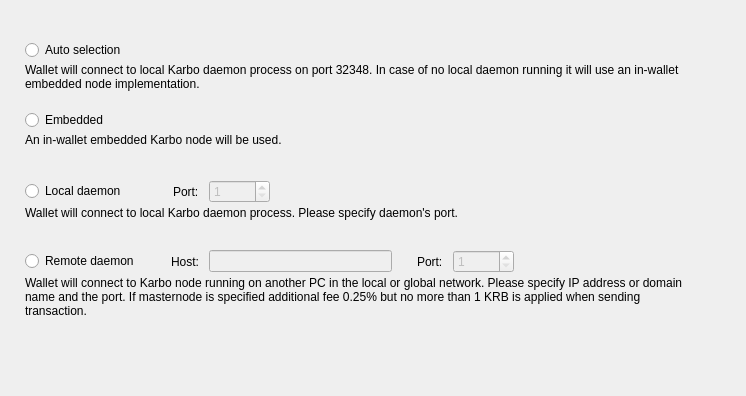
<?xml version="1.0" encoding="UTF-8"?>
<ui version="4.0">
 <class>ConnectionOptionsFrame</class>
 <widget class="QFrame" name="ConnectionOptionsFrame">
  <property name="geometry">
   <rect>
    <x>0</x>
    <y>0</y>
    <width>746</width>
    <height>396</height>
   </rect>
  </property>
  <property name="windowTitle">
   <string>Frame</string>
  </property>
  <property name="frameShape">
   <enum>QFrame::NoFrame</enum>
  </property>
  <property name="frameShadow">
   <enum>QFrame::Raised</enum>
  </property>
  <layout class="QVBoxLayout" name="verticalLayout_5">
   <property name="spacing">
    <number>0</number>
   </property>
   <property name="leftMargin">
    <number>25</number>
   </property>
   <property name="topMargin">
    <number>40</number>
   </property>
   <property name="rightMargin">
    <number>49</number>
   </property>
   <item>
    <widget class="QWidget" name="widget" native="true">
     <property name="sizePolicy">
      <sizepolicy hsizetype="Expanding" vsizetype="Expanding">
       <horstretch>0</horstretch>
       <verstretch>0</verstretch>
      </sizepolicy>
     </property>
     <property name="minimumSize">
      <size>
       <width>0</width>
       <height>70</height>
      </size>
     </property>
     <property name="maximumSize">
      <size>
       <width>16777215</width>
       <height>70</height>
      </size>
     </property>
     <layout class="QVBoxLayout" name="verticalLayout" stretch="0,1">
      <property name="spacing">
       <number>3</number>
      </property>
      <property name="leftMargin">
       <number>0</number>
      </property>
      <property name="topMargin">
       <number>0</number>
      </property>
      <property name="rightMargin">
       <number>0</number>
      </property>
      <property name="bottomMargin">
       <number>0</number>
      </property>
      <item>
       <widget class="QRadioButton" name="m_autoRadio">
        <property name="text">
         <string>Auto selection</string>
        </property>
        <attribute name="buttonGroup">
         <string notr="true">m_connectionButtonGroup</string>
        </attribute>
       </widget>
      </item>
      <item alignment="Qt::AlignTop">
       <widget class="WalletGui::WalletSmallGrayTextLabel" name="m_autoHelperLabel">
        <property name="sizePolicy">
         <sizepolicy hsizetype="Expanding" vsizetype="Expanding">
          <horstretch>0</horstretch>
          <verstretch>0</verstretch>
         </sizepolicy>
        </property>
        <property name="text">
         <string>Wallet will connect to local Karbo daemon process on port 32348. In case of no local daemon running it will use an in-wallet embedded node implementation.</string>
        </property>
        <property name="alignment">
         <set>Qt::AlignLeading|Qt::AlignLeft|Qt::AlignTop</set>
        </property>
        <property name="wordWrap">
         <bool>true</bool>
        </property>
        <property name="indent">
         <number>0</number>
        </property>
       </widget>
      </item>
     </layout>
    </widget>
   </item>
   <item>
    <widget class="QWidget" name="widget_2" native="true">
     <property name="sizePolicy">
      <sizepolicy hsizetype="Expanding" vsizetype="Expanding">
       <horstretch>0</horstretch>
       <verstretch>0</verstretch>
      </sizepolicy>
     </property>
     <property name="minimumSize">
      <size>
       <width>0</width>
       <height>70</height>
      </size>
     </property>
     <property name="maximumSize">
      <size>
       <width>16777215</width>
       <height>70</height>
      </size>
     </property>
     <layout class="QVBoxLayout" name="verticalLayout_2" stretch="0,1">
      <property name="spacing">
       <number>3</number>
      </property>
      <property name="leftMargin">
       <number>0</number>
      </property>
      <property name="topMargin">
       <number>0</number>
      </property>
      <property name="rightMargin">
       <number>0</number>
      </property>
      <property name="bottomMargin">
       <number>0</number>
      </property>
      <item>
       <widget class="QRadioButton" name="m_embeddedRadio">
        <property name="text">
         <string>Embedded</string>
        </property>
        <attribute name="buttonGroup">
         <string notr="true">m_connectionButtonGroup</string>
        </attribute>
       </widget>
      </item>
      <item alignment="Qt::AlignTop">
       <widget class="WalletGui::WalletSmallGrayTextLabel" name="m_embeddedHelperLabel">
        <property name="sizePolicy">
         <sizepolicy hsizetype="Expanding" vsizetype="Expanding">
          <horstretch>0</horstretch>
          <verstretch>0</verstretch>
         </sizepolicy>
        </property>
        <property name="text">
         <string>An in-wallet embedded Karbo node will be used.</string>
        </property>
        <property name="alignment">
         <set>Qt::AlignLeading|Qt::AlignLeft|Qt::AlignTop</set>
        </property>
        <property name="wordWrap">
         <bool>true</bool>
        </property>
        <property name="indent">
         <number>0</number>
        </property>
       </widget>
      </item>
     </layout>
    </widget>
   </item>
   <item>
    <widget class="QWidget" name="widget_3" native="true">
     <property name="sizePolicy">
      <sizepolicy hsizetype="Expanding" vsizetype="Expanding">
       <horstretch>0</horstretch>
       <verstretch>0</verstretch>
      </sizepolicy>
     </property>
     <property name="minimumSize">
      <size>
       <width>0</width>
       <height>70</height>
      </size>
     </property>
     <property name="maximumSize">
      <size>
       <width>16777215</width>
       <height>70</height>
      </size>
     </property>
     <layout class="QVBoxLayout" name="verticalLayout_3" stretch="0,1">
      <property name="spacing">
       <number>3</number>
      </property>
      <property name="leftMargin">
       <number>0</number>
      </property>
      <property name="topMargin">
       <number>0</number>
      </property>
      <property name="rightMargin">
       <number>0</number>
      </property>
      <property name="bottomMargin">
       <number>0</number>
      </property>
      <item>
       <layout class="QHBoxLayout" name="horizontalLayout">
        <property name="spacing">
         <number>10</number>
        </property>
        <item>
         <widget class="QRadioButton" name="m_localRadio">
          <property name="text">
           <string>Local daemon</string>
          </property>
          <attribute name="buttonGroup">
           <string notr="true">m_connectionButtonGroup</string>
          </attribute>
         </widget>
        </item>
        <item>
         <spacer name="horizontalSpacer">
          <property name="orientation">
           <enum>Qt::Horizontal</enum>
          </property>
          <property name="sizeType">
           <enum>QSizePolicy::Fixed</enum>
          </property>
          <property name="sizeHint" stdset="0">
           <size>
            <width>37</width>
            <height>20</height>
           </size>
          </property>
         </spacer>
        </item>
        <item>
         <widget class="QLabel" name="label">
          <property name="text">
           <string>Port:</string>
          </property>
         </widget>
        </item>
        <item alignment="Qt::AlignVCenter">
         <widget class="QSpinBox" name="m_localPortSpin">
          <property name="enabled">
           <bool>false</bool>
          </property>
          <property name="minimum">
           <number>1</number>
          </property>
          <property name="maximum">
           <number>65535</number>
          </property>
          <property name="value">
           <number>1</number>
          </property>
         </widget>
        </item>
        <item>
         <spacer name="horizontalSpacer_2">
          <property name="orientation">
           <enum>Qt::Horizontal</enum>
          </property>
          <property name="sizeHint" stdset="0">
           <size>
            <width>40</width>
            <height>20</height>
           </size>
          </property>
         </spacer>
        </item>
       </layout>
      </item>
      <item alignment="Qt::AlignTop">
       <widget class="WalletGui::WalletSmallGrayTextLabel" name="m_localHelperLabel">
        <property name="sizePolicy">
         <sizepolicy hsizetype="Expanding" vsizetype="Expanding">
          <horstretch>0</horstretch>
          <verstretch>0</verstretch>
         </sizepolicy>
        </property>
        <property name="text">
         <string>Wallet will connect to local Karbo daemon process. Please specify daemon's port.</string>
        </property>
        <property name="alignment">
         <set>Qt::AlignLeading|Qt::AlignLeft|Qt::AlignTop</set>
        </property>
        <property name="wordWrap">
         <bool>true</bool>
        </property>
        <property name="indent">
         <number>0</number>
        </property>
       </widget>
      </item>
     </layout>
    </widget>
   </item>
   <item>
    <widget class="QWidget" name="widget_4" native="true">
     <property name="sizePolicy">
      <sizepolicy hsizetype="Expanding" vsizetype="Expanding">
       <horstretch>0</horstretch>
       <verstretch>0</verstretch>
      </sizepolicy>
     </property>
     <property name="minimumSize">
      <size>
       <width>0</width>
       <height>70</height>
      </size>
     </property>
     <property name="maximumSize">
      <size>
       <width>16777215</width>
       <height>100</height>
      </size>
     </property>
     <layout class="QVBoxLayout" name="verticalLayout_4" stretch="0,1">
      <property name="spacing">
       <number>3</number>
      </property>
      <property name="leftMargin">
       <number>0</number>
      </property>
      <property name="topMargin">
       <number>0</number>
      </property>
      <property name="rightMargin">
       <number>0</number>
      </property>
      <property name="bottomMargin">
       <number>0</number>
      </property>
      <item>
       <layout class="QHBoxLayout" name="horizontalLayout_2">
        <property name="spacing">
         <number>10</number>
        </property>
        <item>
         <widget class="QRadioButton" name="m_remoteRadio">
          <property name="text">
           <string>Remote daemon</string>
          </property>
          <attribute name="buttonGroup">
           <string notr="true">m_connectionButtonGroup</string>
          </attribute>
         </widget>
        </item>
        <item>
         <spacer name="horizontalSpacer_3">
          <property name="orientation">
           <enum>Qt::Horizontal</enum>
          </property>
          <property name="sizeType">
           <enum>QSizePolicy::Fixed</enum>
          </property>
          <property name="sizeHint" stdset="0">
           <size>
            <width>22</width>
            <height>20</height>
           </size>
          </property>
         </spacer>
        </item>
        <item>
         <widget class="QLabel" name="label_2">
          <property name="text">
           <string>Host:</string>
          </property>
         </widget>
        </item>
        <item>
         <widget class="QLineEdit" name="m_remoteHostEdit">
          <property name="enabled">
           <bool>false</bool>
          </property>
         </widget>
        </item>
        <item>
         <spacer name="horizontalSpacer_5">
          <property name="orientation">
           <enum>Qt::Horizontal</enum>
          </property>
          <property name="sizeType">
           <enum>QSizePolicy::Fixed</enum>
          </property>
          <property name="sizeHint" stdset="0">
           <size>
            <width>15</width>
            <height>20</height>
           </size>
          </property>
         </spacer>
        </item>
        <item>
         <widget class="QLabel" name="label_3">
          <property name="text">
           <string>Port:</string>
          </property>
         </widget>
        </item>
        <item alignment="Qt::AlignVCenter">
         <widget class="QSpinBox" name="m_remotePortSpin">
          <property name="enabled">
           <bool>false</bool>
          </property>
          <property name="minimum">
           <number>1</number>
          </property>
          <property name="maximum">
           <number>65535</number>
          </property>
          <property name="value">
           <number>1</number>
          </property>
         </widget>
        </item>
        <item>
         <spacer name="horizontalSpacer_4">
          <property name="orientation">
           <enum>Qt::Horizontal</enum>
          </property>
          <property name="sizeHint" stdset="0">
           <size>
            <width>40</width>
            <height>20</height>
           </size>
          </property>
         </spacer>
        </item>
       </layout>
      </item>
      <item alignment="Qt::AlignTop">
       <widget class="WalletGui::WalletSmallGrayTextLabel" name="m_remoteHelperLabel">
        <property name="sizePolicy">
         <sizepolicy hsizetype="Expanding" vsizetype="Expanding">
          <horstretch>0</horstretch>
          <verstretch>0</verstretch>
         </sizepolicy>
        </property>
        <property name="minimumSize">
         <size>
          <width>0</width>
          <height>70</height>
         </size>
        </property>
        <property name="text">
         <string>Wallet will connect to Karbo node running on another PC in the local or global network. Please specify IP address or domain name and the port. If masternode is specified additional fee 0.25% but no more than 1 KRB is applied when sending transaction.</string>
        </property>
        <property name="alignment">
         <set>Qt::AlignLeading|Qt::AlignLeft|Qt::AlignTop</set>
        </property>
        <property name="wordWrap">
         <bool>true</bool>
        </property>
        <property name="indent">
         <number>0</number>
        </property>
       </widget>
      </item>
     </layout>
    </widget>
   </item>
   <item>
    <spacer name="verticalSpacer">
     <property name="orientation">
      <enum>Qt::Vertical</enum>
     </property>
     <property name="sizeHint" stdset="0">
      <size>
       <width>665</width>
       <height>41</height>
      </size>
     </property>
    </spacer>
   </item>
  </layout>
 </widget>
 <customwidgets>
  <customwidget>
   <class>WalletGui::WalletSmallGrayTextLabel</class>
   <extends>QLabel</extends>
   <header>Gui/Common/WalletTextLabel.h</header>
  </customwidget>
 </customwidgets>
 <resources/>
 <connections>
  <connection>
   <sender>m_remoteHostEdit</sender>
   <signal>textChanged(QString)</signal>
   <receiver>ConnectionOptionsFrame</receiver>
   <slot>remoteHostNameChanged(QString)</slot>
   <hints>
    <hint type="sourcelabel">
     <x>390</x>
     <y>319</y>
    </hint>
    <hint type="destinationlabel">
     <x>372</x>
     <y>197</y>
    </hint>
   </hints>
  </connection>
  <connection>
   <sender>m_connectionButtonGroup</sender>
   <signal>idClicked(int)</signal>
   <receiver>ConnectionOptionsFrame</receiver>
   <slot>connectionButtonClicked(int)</slot>
   <hints>
    <hint type="sourcelabel">
     <x>-1</x>
     <y>-1</y>
    </hint>
    <hint type="destinationlabel">
     <x>372</x>
     <y>197</y>
    </hint>
   </hints>
  </connection>
  <connection>
   <sender>m_remoteRadio</sender>
   <signal>toggled(bool)</signal>
   <receiver>m_remoteHostEdit</receiver>
   <slot>setEnabled(bool)</slot>
   <hints>
    <hint type="sourcelabel">
     <x>88</x>
     <y>264</y>
    </hint>
    <hint type="destinationlabel">
     <x>312</x>
     <y>263</y>
    </hint>
   </hints>
  </connection>
  <connection>
   <sender>m_remoteRadio</sender>
   <signal>toggled(bool)</signal>
   <receiver>m_remotePortSpin</receiver>
   <slot>setEnabled(bool)</slot>
   <hints>
    <hint type="sourcelabel">
     <x>88</x>
     <y>264</y>
    </hint>
    <hint type="destinationlabel">
     <x>498</x>
     <y>263</y>
    </hint>
   </hints>
  </connection>
  <connection>
   <sender>m_localRadio</sender>
   <signal>toggled(bool)</signal>
   <receiver>m_localPortSpin</receiver>
   <slot>setEnabled(bool)</slot>
   <hints>
    <hint type="sourcelabel">
     <x>81</x>
     <y>194</y>
    </hint>
    <hint type="destinationlabel">
     <x>270</x>
     <y>193</y>
    </hint>
   </hints>
  </connection>
 </connections>
 <slots>
  <slot>remoteHostNameChanged(QString)</slot>
  <slot>connectionButtonClicked(int)</slot>
 </slots>
 <buttongroups>
  <buttongroup name="m_connectionButtonGroup"/>
 </buttongroups>
</ui>
